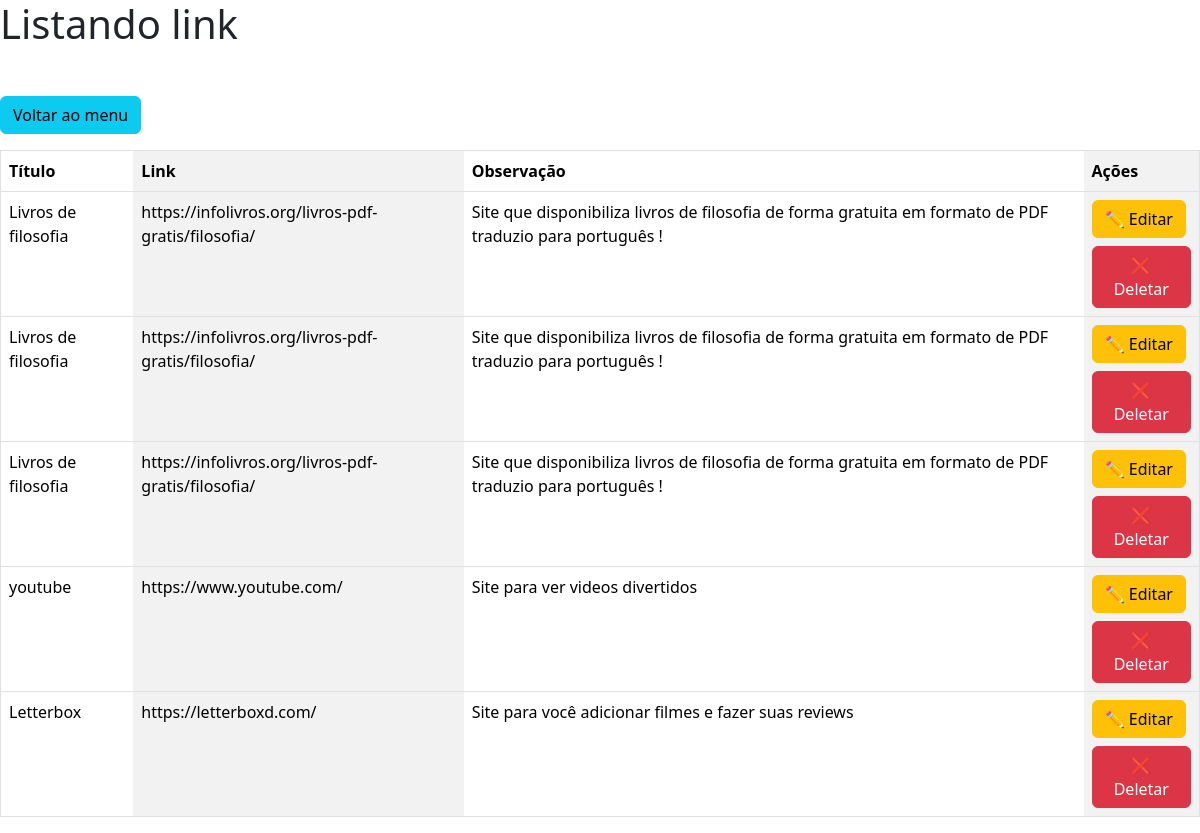
Before: /listar_link/ with the older database file.
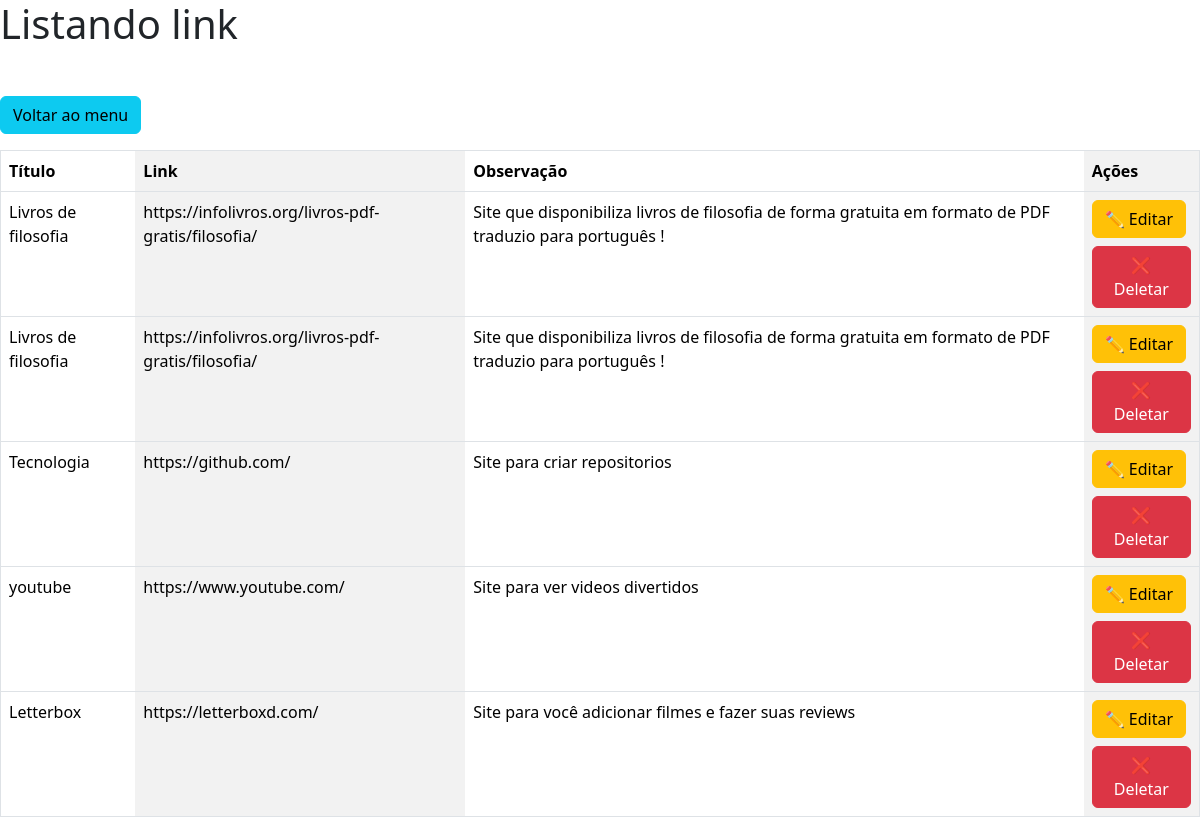
After: the same page with the newer database file.
### core/models.py (models this page shows, shortened)
class LinkModel(models.Model):
    titulo = models.CharField(max_length=150)
    link = models.URLField(max_length=500)
    observacao = models.TextField(blank=True)

### core/views.py (the view)
# urls.py: path('listar_link/', listar_link, name='listar_link'),
def listar_link(request):
    links = LinkModel.objects.all()
    return render(request, 'listar_link.html', {'links': links, 'titulo_pagina': 'lista de links'})

### core/templates/listar_link.html (shortened to what this page needs)
<!DOCTYPE html>
<html lang="pt-br">
<head>
    <link href="https://cdn.jsdelivr.net/npm/bootstrap@5.3.8/dist/css/bootstrap.min.css" rel="stylesheet">
</head>
<body>
    <h1 class="mb-5">Listando link</h1>
    <a href="{% url 'index' %}">
        <button type="submit" class="mb-3 btn btn-info">Voltar ao menu</button>
    </a>
    <table border="1" class="table table-striped-columns">
        <thead>
            <tr>
                <th>Título</th>
                <th>Link</th>
                <th>Observação</th>
                <th>Ações</th>
            </tr>
        </thead>
        <tbody >
            {% for link in links %}
            <tr>
                <td>{{ link.titulo }}</td>
                <td>{{ link.link }}</td>
                <td>{{ link.observacao }}</td>
                <td>
                    <a href="{% url 'editar_link' link.id %}">
                        <button type="button" class="btn btn-warning mb-2">✏️ Editar</button>
                    </a>
                    <form action="{% url 'deletar_link' link.id %}" method='post'>
                        <button type="submit"class="btn btn-danger">❌ Deletar</button>
                    </form>
                </td>
            </tr>
            {% empty %}
            <tr>
                <td colspan="5">Nenhum link cadastrado.</td>
            </tr>
            {% endfor %}
        </tbody>
    </table>
</body>
</html>

Changed rows visible on the page:
removed LinkModel: titulo "Livros de filosofia", link "https://infolivros.org/livros-pdf-gratis/filosofia/", observacao "Site que disponibiliza livros de filosofia de forma gratuita em formato de PDF traduzio para português !"
added LinkModel: titulo "Tecnologia", link "https://github.com/", observacao "Site para criar repositorios"
